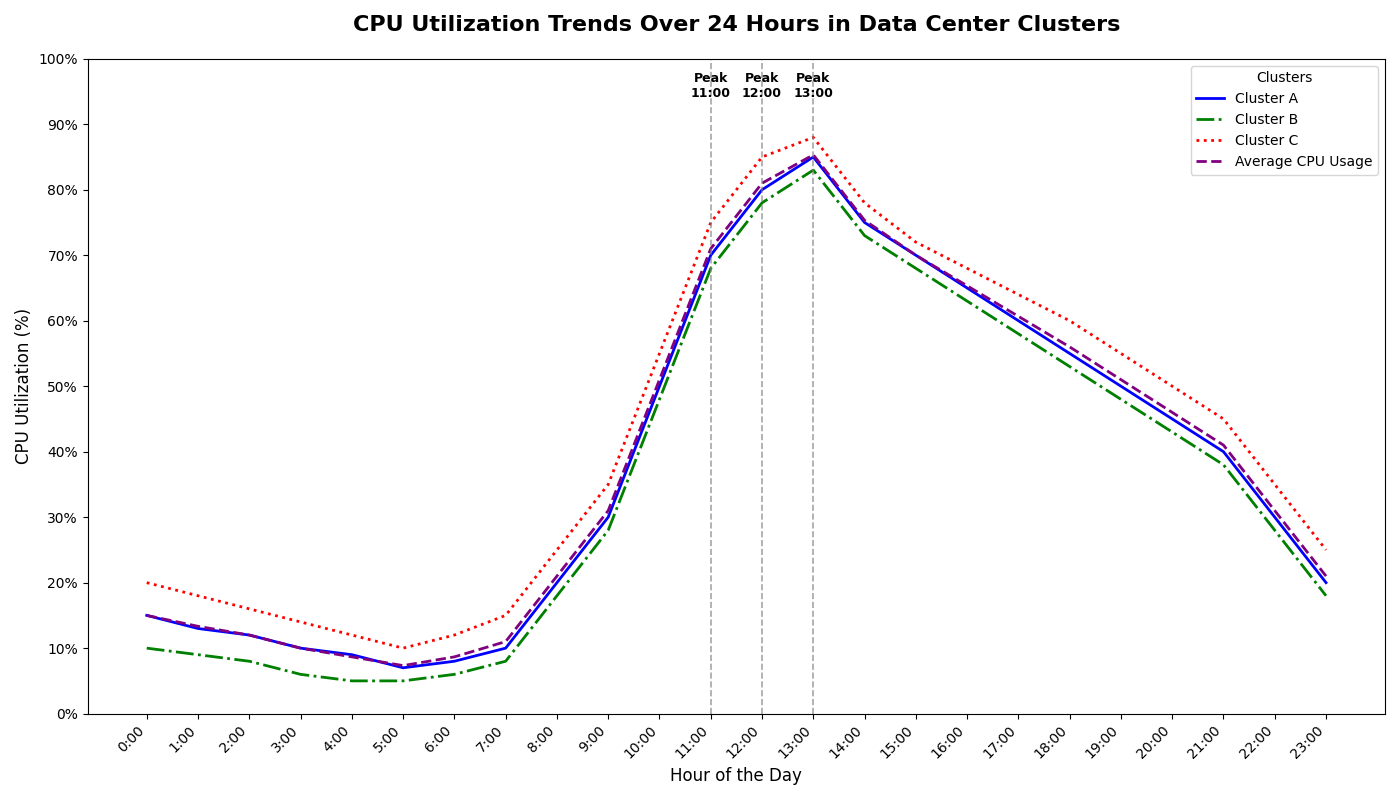

This chart was generated by the following Python code:
import matplotlib.pyplot as plt
import numpy as np

# Backstory: This line chart depicts the CPU utilization trends over the course of a day in different server clusters of a data center.
# The data represents CPU usage (as a percentage) sampled every hour from midnight to midnight over a 24-hour period.

# Define the hours of the day
hours = np.arange(0, 24)

# Define CPU utilization data for three server clusters (in percentages)
cluster_A = [15, 13, 12, 10, 9, 7, 8, 10, 20, 30, 50, 70, 80, 85, 75, 70, 65, 60, 55, 50, 45, 40, 30, 20]
cluster_B = [10, 9, 8, 6, 5, 5, 6, 8, 18, 28, 48, 68, 78, 83, 73, 68, 63, 58, 53, 48, 43, 38, 28, 18]
cluster_C = [20, 18, 16, 14, 12, 10, 12, 15, 25, 35, 55, 75, 85, 88, 78, 72, 68, 64, 60, 55, 50, 45, 35, 25]

# Calculate average CPU usage over the clusters
average_cpu_usage = np.mean([cluster_A, cluster_B, cluster_C], axis=0)

# Create a figure with subplots
fig, ax1 = plt.subplots(figsize=(14, 8))

# Plot lines for each server cluster
ax1.plot(hours, cluster_A, label='Cluster A', color='blue', linewidth=2, linestyle='-')
ax1.plot(hours, cluster_B, label='Cluster B', color='green', linewidth=2, linestyle='-.')
ax1.plot(hours, cluster_C, label='Cluster C', color='red', linewidth=2, linestyle=':')

# Plot the average CPU usage line
ax1.plot(hours, average_cpu_usage, label='Average CPU Usage', color='purple', linestyle='--', linewidth=2)

# Customize the chart
ax1.set_title('CPU Utilization Trends Over 24 Hours in Data Center Clusters', fontsize=16, fontweight='bold', pad=20)
ax1.set_xlabel('Hour of the Day', fontsize=12)
ax1.set_ylabel('CPU Utilization (%)', fontsize=12)
ax1.set_xticks(hours)
ax1.set_xticklabels([f'{hour}:00' for hour in hours], rotation=45, ha='right')
ax1.set_yticks(np.arange(0, 101, 10))
ax1.set_yticklabels([f'{i}%' for i in range(0, 101, 10)])
ax1.legend(title='Clusters', loc='upper right')

# Highlight peak hours
peak_hours = [11, 12, 13]
for hour in peak_hours:
    ax1.axvline(x=hour, color='gray', linestyle='--', linewidth=1.2, alpha=0.7)
    ax1.text(hour, ax1.get_ylim()[1] * 0.98, f'Peak\n{hour}:00', ha='center', va='top', fontsize=9, color='black', fontweight='bold')

# Ensure no text overlaps and layout is well adjusted
plt.tight_layout()

# Display the plot
plt.show()
